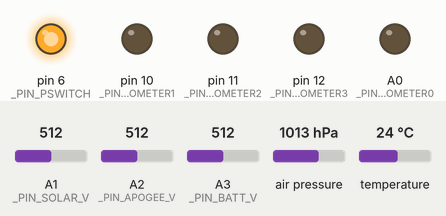
This sketch was run on a simulated Arduino Uno, built with avr-gcc and run on an emulated ATmega328P. On the bench: output pins drawn as LEDs (lit = HIGH). The inputs (shaded band) are chosen by the test bench; at power-on: A1 (_PIN_SOLAR_V) = 512, A2 (_PIN_APOGEE_V) = 512, A3 (_PIN_BATT_V) = 512, air pressure 1013 hPa, temperature 24 °C. What the sketch prints to the serial monitor is not drawn.

Above: at 0.1 s.
At 2.2 s:
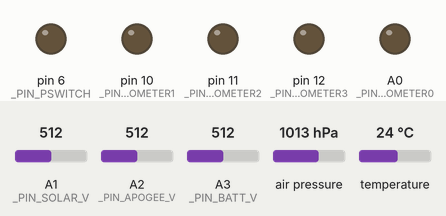
Timing chart, 0 to 3.7 s (numbered marks = the images above):
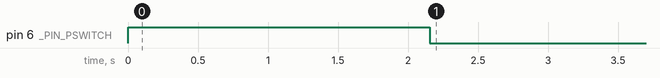

Measured:
- by itself, pin 6 (_PIN_PSWITCH): HIGH → LOW at 2.2 s

The sketch:

skynet_b03.ino
```cpp
/****************************************************
 *
 *          skynet_b03.ino
 *          REIS Weatherbox Firmware b03
 *
 *          The main driver file for the REIS weatherbox.
 *          -------------------------------------
 *          Major Design Changelog (See readme for more):
 *          - Double features: binary packet AND UART packet
 *          - For future "on the fly", live config changes
 *          - Better program flow for live  system config changes
 *          - Confirmed xbee needs to be in router
 *
 ****************************************************/
#include "skynet_b03.h"

/* Can't move libraries into skynet_b03.h. For some reason the program will
   not compile if that happens. */

// explain what libraries are for and where to find them
#include <Wire.h>
#include <Adafruit_BMP085.h>
#include <SoftwareSerial.h>
#include <XBee.h>
#include <Adafruit_INA219.h>
#include <Adafruit_GPS.h>

#include <EEPROM.h>

#include <avr/sleep.h>
#include <avr/power.h>
#include <avr/wdt.h>
#include <avr/io.h>
#include <avr/interrupt.h>

#include <SHT1x.h>              // Humidity sensor
#include <OneWire.h>            //
#include <DallasTemperature.h>  // Temperature sensor

#include "schema.h"
#include "sleep.h"
#include "apple_23.h"

#define FALSE 0
#define TRUE 1

OneWire oneWire1(_PIN_AMB_TEMP);
DallasTemperature dallas_amb_sen(&oneWire1);

OneWire oneWire2(_PIN_ROOF_TEMP);
DallasTemperature dallas_roof_sen(&oneWire2);

SHT1x sht1x(_PIN_HUMID_DATA, _PIN_HUMID_CLK);

Adafruit_BMP085 bmp085;
Adafruit_INA219 ina219_Solar;

SoftwareSerial softserial(9, 10);

SoftwareSerial mySerial(5,4);  // rx,tx (used for gps)
Adafruit_GPS gps(&mySerial);

XBee xbee = XBee();
XBeeAddress64 addr64 = XBeeAddress64(0, 0);

// Payload used for PacketUART transmission
uint8_t payload[243];

// Grab the address from the Arduino EEPROM
long address = EEPROM.read(2) | (EEPROM.read(3)<<8);

long batt_mv, panel_mv, panel_ua;
long bmp085_temp_decic;
long bmp085_press_pa;
long apogee_mv, apogee_w_m2;
long dallas_rooftemp_c, dallas_ambtemp_c;

unsigned int i; // generic counter
unsigned int pMode;

// string used for PacketUART
String s;

// length of payload (used in PacketUART)
int len;

// payload used for PacketBINARY transmission
uint8_t rf_payload[80];

// Use schema_3 for wind sensor, use schema_4 for no wind_sensor
#ifdef WIND_SENSOR
    schema_3 packet;
#else
    schema_4 packet;
#endif
// Declare sampling struct
Sample samp;

// used to count number of samples taken
long sample_counter = 0;

/***************************************************
 *      setup()
 *
 *      This function is run once at the beginning of the start
 *      sequence, before the setup function. Put any init scripts
 *      you may need in here.
 ***************************************************/
void setup() {
    // sets speed for communication
    Serial.begin(9600);

    // GPS!
    gps.begin(9600);
    gps.sendCommand(PMTK_SET_NMEA_OUTPUT_RMCGGA);
    gps.sendCommand(PMTK_SET_NMEA_UPDATE_1HZ);

    packet.gps_valid_sats = 0;

    // replaces Adafruit_GPS "useInterrupt" shenanigans
    OCR0A = 0xAF;
    TIMSK0 |= _BV(OCIE0A);

    // initialize packet to send all data sampled
    packet.indicator = 0xFFFF;

    // initialize sampling rates for 6 samples per minute
    samp.battery = 6;
    samp.solar_panel = 6;
    samp.apogee = 6;

    xbee.begin(Serial);
    bmp085.begin();
    ina219_Solar.begin();

    // Configuration Scripts
    configurePins();
    configureADC();

    clear_packet();

    // Wait to make sure configuration finishes
    delay(2000);
    transmitPacketHello();  // Say Hello

    configureWDT();
    configureINT();
}

/***************************************************
 *      loop()
 *
 *      This function is the main program function, running
 *      constantly. It is executed after the setup() function, and
 *      continues running indefinately until certain conditions
 *      stop it. Analogous to the main() function in traditional
 *      C and C++ programs
 ***************************************************/
void loop() {
    // Check the watchdog timer flag
    if(f_wdt == 1)
    {
        int batteryV = sampleBatteryVoltage();
        if(batteryV > THRESH_GOOD_BATT_V){
            digitalWrite(_PIN_PSWITCH, HIGH);
            sampleANDtransmit();
            delay(100);                             // Delay and wait for transmit to finish
	    					    // Implement interrupt flag instead of delay
        }
        else{
            while(batteryV < 3800) {
                digitalWrite(_PIN_PSWITCH, LOW);
                batteryV = sampleBatteryVoltage();
                delay(100);                         // Wait 100 ms for everything to settle
						    // sleep for 10 min instead of delay
            }
        }
        f_wdt = 0;
        enterSleep();
    }
}

// replaces Adafruit_GPS "useInterrupt" shenanigans
SIGNAL(TIMER0_COMPA_vect) {
    char c = gps.read();
}

/***************************************************
 *  Name:        sampleANDtransmit
 *  Returns:     nothing
 *  Parameters:  None.
 *  Description: One sample and transmit function. This function
 *                  takes care of the logic behind the different modes,
 *                  and executes it when needed.
 *
 *
 ***************************************************/
void sampleANDtransmit(void){
    // Check which method for transmitting packet

#ifdef PACKET_BINARY   // transmits using BINARY packet

            samplePacketBinary();
            sample_counter++;
	    // Check if desired amount of samples for transmit have been taken
            if(sample_counter == _CONFIG_TransmitPeriod) {
	        for(f_wdt = 0;!(gps.newNMEAreceived() && gps.parse(gps.lastNMEA()));)
		{
		   if(f_wdt == 1) break;
		}
		f_wdt = 1;

                if(gps.fix)
		{
		    packet.gps_hour = gps.hour;
	  	    packet.gps_minute = gps.minute;
		    packet.gps_second = gps.seconds;
		}
		else
		{
		    packet.gps_hour = 255;    // Not a legitimate time
	  	    packet.gps_minute = 255;  // Not a legitimate time
		    packet.gps_second = 255;  // Not a legitimate time
		}

                // When it's night turn off solar irradiance sensor
		// turn on when its morning
		//if(packet.gps_hour == EVENING) packet.indicator &= ~APOGEE;
		//else if(packet.gps_hour == MORNING) packet.indicator |= APOGEE;

                transmitPacketBinary();
                clear_packet();
                sample_counter = 0;  // Clear the sample counter
            }

#else  // transmits using UART packet

            samplePacketUART();
            transmitPacketUART();

#endif

}

/***************************************************
 *  Name:        configureADC
 *  Returns:     nothing
 *  Parameters:  None.
 *  Description: configures the ADC. Normally, in the arduino
                    IDE, we don't have to worry about this, but
                    we change the registers to speed up the
                    ADC sample times a little. More docuementation
                    available online.
 ***************************************************/
void configureADC(void){

    // Setup faster ADC
    ADCSRA &= ~PS_128;  // remove bits set by Arduino library
    // you can choose a prescaler from above.
    // PS_16, PS_32, PS_64 or PS_128
    ADCSRA |= PS_64;    // set our own prescaler to 64

}

/***************************************************
 *  Name:        configurePins
 *  Returns:     nothing
 *  Parameters:  None.
 *  Description: Configures the default pin states to make sure
                    there isn't any strange behavior or
                    unneeded power draw
 ***************************************************/
void configurePins(void){
    #ifdef WIND_SENSOR
    pinMode(_PIN_ANEMOMETER0, INPUT);
    pinMode(_PIN_ANEMOMETER1, OUTPUT);
    pinMode(_PIN_ANEMOMETER2, OUTPUT);
    pinMode(_PIN_ANEMOMETER3, OUTPUT);
    #endif

    #ifndef WIND_SENSOR
    pinMode(_PIN_ANEMOMETER0, OUTPUT);
    pinMode(_PIN_ANEMOMETER1, OUTPUT);
    pinMode(_PIN_ANEMOMETER2, OUTPUT);
    pinMode(_PIN_ANEMOMETER3, OUTPUT);
    pinMode(9, OUTPUT);
    digitalWrite(9, LOW);
    digitalWrite(_PIN_ANEMOMETER0, LOW);
    digitalWrite(_PIN_ANEMOMETER1, LOW);
    digitalWrite(_PIN_ANEMOMETER2, LOW);
    digitalWrite(_PIN_ANEMOMETER3, LOW);
    #endif


    pinMode(_PIN_XBEE_SLEEP, OUTPUT);
    digitalWrite(_PIN_XBEE_SLEEP, LOW);

    pinMode(_PIN_PSWITCH, OUTPUT);
    digitalWrite(_PIN_PSWITCH, HIGH);

    pinMode(_PIN_SOLAR_V, INPUT);
    pinMode(_PIN_APOGEE_V, INPUT);
    pinMode(_PIN_BATT_V, INPUT);
}

/***************************************************
 *  Name:        transmitPacketHello
 *  Returns:     nothing
 *  Parameters:  None.
 *  Description: Samples and transmits an initial packet
                    burst to help us test connectivity
 ***************************************************/
void transmitPacketHello(void){
    if(_CONFIG_PacketFormat == PACKET_BIN)
    {
        samplePacketBinary();
        samplePacketBinary();
        samplePacketBinary();
        samplePacketBinary();
        samplePacketBinary();
        transmitPacketBinary();
    }

}

/***************************************************
 *  Name:        sampleBatteryVoltage
 *  Returns:     an averaged battery voltage.
 *  Parameters:  None.
 *  Description: Samples the battery ADC voltage multiple times
                    and averages it
 ***************************************************/
long sampleBatteryVoltage(void){
    double temp;
    for(i = 0; i < ADC_SAMPLE_NUM ; i++) {
        temp += analogRead(_PIN_BATT_V);
    }
    temp = temp/ADC_SAMPLE_NUM;
    return ((temp*5000.0/1023));
}


/***************************************************
 *  Name:        sampleBatteryVoltageRaw
 *  Returns:     an averaged battery voltage.
 *  Parameters:  None.
 *  Description: like sampleBatteryVoltage() but returns a raw ADC
 *                  value instead. May be useful later for saving
 *                  calculations
 ***************************************************/
double sampleBatteryVoltageRaw(void){
    double temp;
    for(i = 0; i < ADC_SAMPLE_NUM ; i++) {
        temp += analogRead(_PIN_BATT_V);
    }
    temp = temp/ADC_SAMPLE_NUM;
    return temp;
}
```

PacketRX.ino
```cpp
/***************************************************
 *  Name:        configureINT
 *  Returns:     Nothing.
 *  Parameters:  None.
 *  Description:
 ***************************************************/
void configureINT(void)
{
    cli();
    TCCR1A = 0;
    TCCR1B = 0;

    OCR1A = 156;
    TCCR1B |= (1 << WGM12);
    TCCR1B |= (1 << CS10);
    TCCR1B |= (1 << CS12);
    TIMSK1 |= (1 << OCIE1A);
    sei();
}

/***************************************************
 *  Name:        ISR(TIMER1_COMPA_vect)
 *  Returns:     Nothing.
 *  Parameters:  None.
 *  Description:
 ***************************************************/
ISR(TIMER1_COMPA_vect)
{
    PacketRX();
}

/***************************************************
 *  Name:        PacketRX
 *  Returns:     nothing
 *  Parameters:  None.
 *  Description:
 *
 *
 ***************************************************/

ZBRxResponse ZBrx = ZBRxResponse();

void PacketRX()
{
  xbee.readPacket();
  if(xbee.getResponse().isAvailable())
  {
    if(xbee.getResponse().getApiId() == ZB_RX_RESPONSE)
      {
        xbee.getResponse().getZBRxResponse(ZBrx);
      }
  }

  if(ZBrx.getData(0) == 0xFA)
  {
      packet.indicator = 0;
      for(uint8_t i = 1; i < 3; i++)
        packet.indicator = (packet.indicator<<8) + ZBrx.getData(i);
      if(ZBrx.getData(3) <= 10)
        samp.battery = ZBrx.getData(3);
      if(ZBrx.getData(4) <= 10)
        samp.solar_panel = ZBrx.getData(4);
      if(ZBrx.getData(5) <= 40)
        samp.apogee = ZBrx.getData(5);
  }
}
```

apple_23.h
```cpp
// pins!
#define _PIN_ANEMOMETER0 A0    // IR_output
#define _PIN_ANEMOMETER1 10    // IR_enable
#define _PIN_ANEMOMETER2 11    // IR_transistor_select 1
#define _PIN_ANEMOMETER3 12    // IR_transistor_select 2

#define _PIN_RX 0
#define _PIN_TX 1

#define _PIN_XBEE_TX 0
#define _PIN_XBEE_RX 1
#define _PIN_XBEE_SLEEP 13

#define _PIN_AMB_TEMP 2
#define _PIN_ROOF_TEMP 3

#define _PIN_GPS_RX 4
#define _PIN_GPS_TX 5

#define _PIN_PSWITCH 6

#define _PIN_HUMID_CLK 7
#define _PIN_HUMID_DATA 8


#define _PIN_SOLAR_V A1
#define _PIN_APOGEE_V A2
#define _PIN_BATT_V A3
#define _PIN_SDA A4
#define _PIN_SCL A5

// Packet indicator bit placement
#define ADDRESS      0x1
#define UPTIME       0x2
#define N            0x4
#define BATTERY      0x8
#define SOLAR_PANEL  0x10
#define BMP085_PRESS 0x20
#define BMP085_TEMP  0x40
#define HUMIDITY     0x80
#define APOGEE       0x100
#define GPS_VAL_SATS 0x200
#define DATE         0x400
#define TIME         0x800
#define COORDS       0x1000
#define GPS_ELEV     0x2000

// Define start byte for recieve code
#define _start_byte 126
#define NEW_FORMAT 255

// Define Morning time and evening time for solar irradiance
#define MORNING 16
#define EVENING 4

// Define various ADC prescaler
const unsigned char PS_16 = (1 << ADPS2);
const unsigned char PS_32 = (1 << ADPS2) | (1 << ADPS0);
const unsigned char PS_64 = (1 << ADPS2) | (1 << ADPS1);
const unsigned char PS_128 = (1 << ADPS2) | (1 << ADPS1) | (1 << ADPS0);

#define THRESH_GOOD_BATT_V 3750 // in milli volts
// configuration macros
#define ADC_SAMPLE_NUM 200 // number of samples taken for averaging

#define PACKET_UART 0
#define PACKET_BIN 1

#define PACKET_BINARY   // comment out if using UART packet
//#define WIND_SENSOR     // comment out if no wind sensor

const int _CONFIG_PacketFormat = PACKET_BIN; // determines which packet is used
const int _CONFIG_TransmitPeriod = 60; // determines how often packet transmits

#define pMode_NORMAL 0
#define pMode_POWERSAVE 1
#define POWERSAVE
```

schema.h
```cpp
/****************************************************
 *
 *          schema.h
 *
 *          This file contains the structure for our packet schema. The
 *          Packet schema keeps all of the variables for the functions
 *          which we'll send to the Xbee API to get transmitted.
 *
 *          Note: when a new packet schema is made, create a new
 *          structure. BINARY packet is position dependent on where
 *	    everything is placed and sent.
 *
 *
 ****************************************************/

typedef struct {
    uint16_t schema;
    uint16_t address;		// Address of Arduino
    uint32_t uptime_ms;		// Time since start of program
    uint8_t n;			// number of data points in packet 0..30
    uint16_t batt_mv[10]; // Battery Voltage (in milli volts)
    uint16_t panel_mv[10]; // Panel Voltage (in milli volts)
    uint32_t bmp085_press_pa;	// Pressure Value (in pascals)
    int16_t bmp085_temp_decic;  // Temperature Value (in celsius)
    uint16_t humidity_centi_pct;
    uint16_t apogee_w_m2[60];

    uint8_t gps_valid_sats;
    uint8_t gps_year;
    uint8_t gps_month;
    uint8_t gps_day;
    uint8_t gps_hour;
    uint8_t gps_minute;
    uint8_t gps_second;
    int32_t gps_lat;
    int32_t gps_lon;
    int32_t gps_elev;
} schema_1;

typedef struct {
    uint16_t indicator;

    uint16_t schema;
    uint16_t address;		// Address of Arduino
    uint32_t uptime_ms;		// Time since start of program
    uint8_t n;			// number of data points in packet 0..30
    uint16_t batt_mv[10]; // Battery Voltage (in milli volts)
    uint16_t panel_mv[10]; // Panel Voltage (in milli volts)
    uint32_t bmp085_press_pa;	// Pressure Value (in pascals)
    int16_t bmp085_temp_decic;  // Temperature Value (in celsius)
    uint16_t humidity_centi_pct;
    uint16_t apogee_w_m2[60];	// Adjust size with caution.

    uint8_t gps_valid_sats;
    uint8_t gps_year;
    uint8_t gps_month;
    uint8_t gps_day;
    uint8_t gps_hour;
    uint8_t gps_minute;
    uint8_t gps_second;
    int32_t gps_lat;
    int32_t gps_lon;
    int32_t gps_elev;
} schema_4;

typedef struct {
    uint8_t battery;
    uint8_t solar_panel;
    uint8_t apogee;
} Sample;


typedef struct {

    uint16_t schema;
    uint16_t address;		// Address of Arduino
    uint32_t uptime_ms;		// Time since start of program
    uint8_t n;			// number of data points in packet 0..30
    uint16_t batt_mv[15];	// Battery Voltage (in milli volts)
    uint16_t panel_mv[15];	// Panel Voltage (in milli volts)
    uint32_t bmp085_press_pa;	// Pressure Value (in pascals)
    int16_t bmp085_temp_decic;	// Temperature Value (in celsius)
    uint16_t humidity_centi_pct;
    uint16_t apogee_w_m2[60];

    uint8_t gps_valid_sats;
    uint8_t gps_year;
    uint8_t gps_month;
    uint8_t gps_day;
    uint8_t gps_hour;
    uint8_t gps_minute;
    uint8_t gps_second;
    int32_t gps_lat;
    int32_t gps_lon;
    int32_t gps_elev;

    int16_t dallas_amb_c[15];
    int16_t dallas_roof_c[15];
    int16_t panel_ua[15];

} schema_2;

typedef struct {
    uint16_t indicator;

    uint16_t schema;
    uint16_t address;		// Address of Arduino
    uint32_t uptime_ms;		// Time since start of program
    uint8_t n;			// number of data points in packet 0..30
    uint16_t batt_mv[6];	// Battery Voltage (in milli volts)
    uint16_t panel_mv[6];	// Panel Voltage (in milli volts)
    uint32_t bmp085_press_pa;	// Pressure Value (in pascals)
    int16_t bmp085_temp_decic;  // Temperature Value (in celsius)
    uint16_t humidity_centi_pct;
    uint16_t apogee_w_m2[6];

    uint8_t gps_valid_sats;
    uint8_t gps_year;
    uint8_t gps_month;
    uint8_t gps_day;
    uint8_t gps_hour;
    uint8_t gps_minute;
    uint8_t gps_second;
    int32_t gps_lat;
    int32_t gps_lon;
    int32_t gps_elev;

    uint16_t wind_ir_off_1[2]; // Wind IR reading (off state,transistor 1 on)
    uint16_t wind_ir_off_2[2]; // Wind IR reading (off state,transistor 2 on)
    uint16_t wind_ir_off_b[2]; // Wind IR reading (off state,both transistor on)
    uint16_t wind_ir_on_1[2];  // Wind IR reading (on state,transistor 1 on)
    uint16_t wind_ir_on_2[2];  // Wind IR reading (on state,transistor 2 on)
    uint16_t wind_ir_on_b[2];  // Wind IR reading (on state,both transistor on)
} schema_3;
```

sleep.h
```cpp
/**************************************************** *
 *          sleep.h
 *
 *          This main header file for the sleep.ino file.
 *
 ****************************************************/
volatile int f_wdt = 1;
volatile int f_wdt2 = 1;

void configureWDT(void);
void enterSleep(void);
```

Source omitted: PacketBINARY.ino (10086 bytes), skynet_b03.h (444 bytes)
